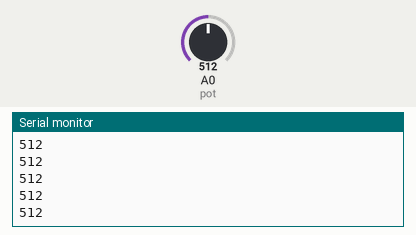
The sketch below on a simulated Arduino Uno, built with avr-gcc and run on an emulated ATmega328P. Shown: the last lines printed to the serial monitor. Inputs (shaded band) come from the test bench; at power-on: A0 (pot) = 512.

Above: at 1.2 s.
1.3 s: A0 (pot) set to 716
At 1.68 s:
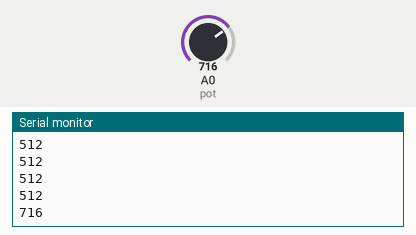
2.8 s: A0 (pot) set to 900
At 2.94 s:
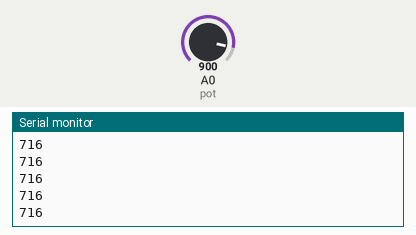
Timing chart, 0 to 5.8 s (numbered marks = the images above; inputs shaded):
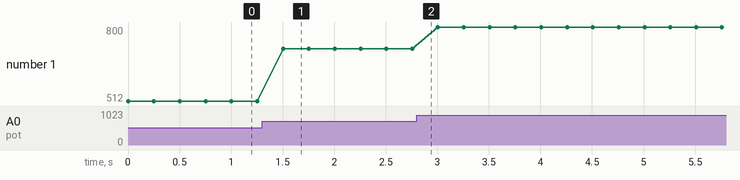

Measured:
- after the input at 1.3 s, the serial monitor: prints a new line after 0.20 s (image 1)
- plotted number 1: 512 → 716 after the input at 1.3 s, 716 → 800 after the input at 2.8 s

The sketch:

Aula-16.ino
```cpp
#define pot A0
void setup() {
  pinMode(pot,INPUT);
  Serial.begin(9600);
}

void loop() {
  Serial.println(constrain(analogRead(pot),500,800));
  delay(250);
}
```
